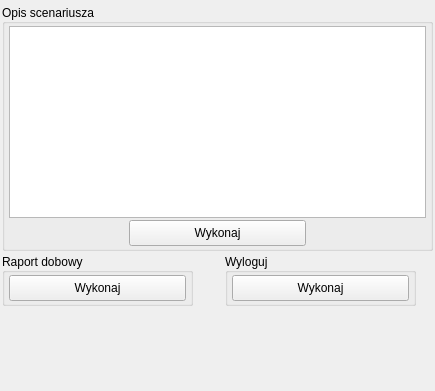
          <widget class="QWidget" name="DataBaseTabOther">
           <attribute name="title">
            <string>Inne</string>
           </attribute>
           <layout class="QGridLayout" name="gridLayout_14">
            <property name="leftMargin">
             <number>2</number>
            </property>
            <property name="topMargin">
             <number>4</number>
            </property>
            <property name="rightMargin">
             <number>2</number>
            </property>
            <property name="bottomMargin">
             <number>4</number>
            </property>
            <property name="spacing">
             <number>2</number>
            </property>
            <item row="0" column="0" colspan="2">
             <widget class="QGroupBox" name="groupBoxScenarioDescription">
              <property name="minimumSize">
               <size>
                <width>431</width>
                <height>201</height>
               </size>
              </property>
              <property name="maximumSize">
               <size>
                <width>431</width>
                <height>16777215</height>
               </size>
              </property>
              <property name="title">
               <string>Opis scenariusza</string>
              </property>
              <property name="alignment">
               <set>Qt::AlignLeading|Qt::AlignLeft|Qt::AlignVCenter</set>
              </property>
              <layout class="QGridLayout" name="gridLayout_13">
               <property name="leftMargin">
                <number>4</number>
               </property>
               <property name="topMargin">
                <number>2</number>
               </property>
               <property name="rightMargin">
                <number>4</number>
               </property>
               <property name="bottomMargin">
                <number>2</number>
               </property>
               <property name="spacing">
                <number>2</number>
               </property>
               <item row="0" column="0">
                <widget class="QTextEdit" name="textEditScenarioDescription"/>
               </item>
               <item row="1" column="0">
                <layout class="QHBoxLayout" name="horizontalLayoutScenarioDescription">
                 <item>
                  <spacer name="horizontalSpacerScenarioDescription1">
                   <property name="orientation">
                    <enum>Qt::Horizontal</enum>
                   </property>
                   <property name="sizeHint" stdset="0">
                    <size>
                     <width>40</width>
                     <height>20</height>
                    </size>
                   </property>
                  </spacer>
                 </item>
                 <item>
                  <widget class="QPushButton" name="pushButtonScenarioDescriptionAdd">
                   <property name="minimumSize">
                    <size>
                     <width>177</width>
                     <height>26</height>
                    </size>
                   </property>
                   <property name="maximumSize">
                    <size>
                     <width>177</width>
                     <height>26</height>
                    </size>
                   </property>
                   <property name="text">
                    <string>Wykonaj</string>
                   </property>
                  </widget>
                 </item>
                 <item>
                  <spacer name="horizontalSpacerScenarioDescription2">
                   <property name="orientation">
                    <enum>Qt::Horizontal</enum>
                   </property>
                   <property name="sizeHint" stdset="0">
                    <size>
                     <width>40</width>
                     <height>20</height>
                    </size>
                   </property>
                  </spacer>
                 </item>
                </layout>
               </item>
              </layout>
             </widget>
            </item>
            <item row="1" column="0">
             <widget class="QGroupBox" name="groupBoxDailyReport">
              <property name="minimumSize">
               <size>
                <width>191</width>
                <height>0</height>
               </size>
              </property>
              <property name="maximumSize">
               <size>
                <width>191</width>
                <height>16777215</height>
               </size>
              </property>
              <property name="title">
               <string>Raport dobowy</string>
              </property>
              <property name="alignment">
               <set>Qt::AlignLeading|Qt::AlignLeft|Qt::AlignVCenter</set>
              </property>
              <layout class="QGridLayout" name="gridLayout_9">
               <property name="leftMargin">
                <number>4</number>
               </property>
               <property name="topMargin">
                <number>2</number>
               </property>
               <property name="rightMargin">
                <number>4</number>
               </property>
               <property name="bottomMargin">
                <number>2</number>
               </property>
               <property name="spacing">
                <number>2</number>
               </property>
               <item row="0" column="0">
                <widget class="QPushButton" name="pushButtonDailyReportAdd">
                 <property name="minimumSize">
                  <size>
                   <width>177</width>
                   <height>26</height>
                  </size>
                 </property>
                 <property name="maximumSize">
                  <size>
                   <width>177</width>
                   <height>26</height>
                  </size>
                 </property>
                 <property name="text">
                  <string>Wykonaj</string>
                 </property>
                </widget>
               </item>
              </layout>
             </widget>
            </item>
            <item row="1" column="1">
             <widget class="QGroupBox" name="groupBoxLogout">
              <property name="minimumSize">
               <size>
                <width>191</width>
                <height>0</height>
               </size>
              </property>
              <property name="maximumSize">
               <size>
                <width>191</width>
                <height>16777215</height>
               </size>
              </property>
              <property name="title">
               <string>Wyloguj</string>
              </property>
              <property name="alignment">
               <set>Qt::AlignLeading|Qt::AlignLeft|Qt::AlignVCenter</set>
              </property>
              <layout class="QGridLayout" name="gridLayout_10">
               <property name="leftMargin">
                <number>4</number>
               </property>
               <property name="topMargin">
                <number>2</number>
               </property>
               <property name="rightMargin">
                <number>4</number>
               </property>
               <property name="bottomMargin">
                <number>2</number>
               </property>
               <property name="spacing">
                <number>2</number>
               </property>
               <item row="2" column="0">
                <widget class="QPushButton" name="pushButtonLogoutAdd">
                 <property name="minimumSize">
                  <size>
                   <width>177</width>
                   <height>26</height>
                  </size>
                 </property>
                 <property name="maximumSize">
                  <size>
                   <width>177</width>
                   <height>26</height>
                  </size>
                 </property>
                 <property name="text">
                  <string>Wykonaj</string>
                 </property>
                </widget>
               </item>
              </layout>
             </widget>
            </item>
            <item row="2" column="0">
             <spacer name="verticalSpacer_6">
              <property name="orientation">
               <enum>Qt::Vertical</enum>
              </property>
              <property name="sizeHint" stdset="0">
               <size>
                <width>20</width>
                <height>81</height>
               </size>
              </property>
             </spacer>
            </item>
            <item row="2" column="1">
             <spacer name="verticalSpacer_7">
              <property name="orientation">
               <enum>Qt::Vertical</enum>
              </property>
              <property name="sizeHint" stdset="0">
               <size>
                <width>20</width>
                <height>81</height>
               </size>
              </property>
             </spacer>
            </item>
           </layout>
          </widget>
